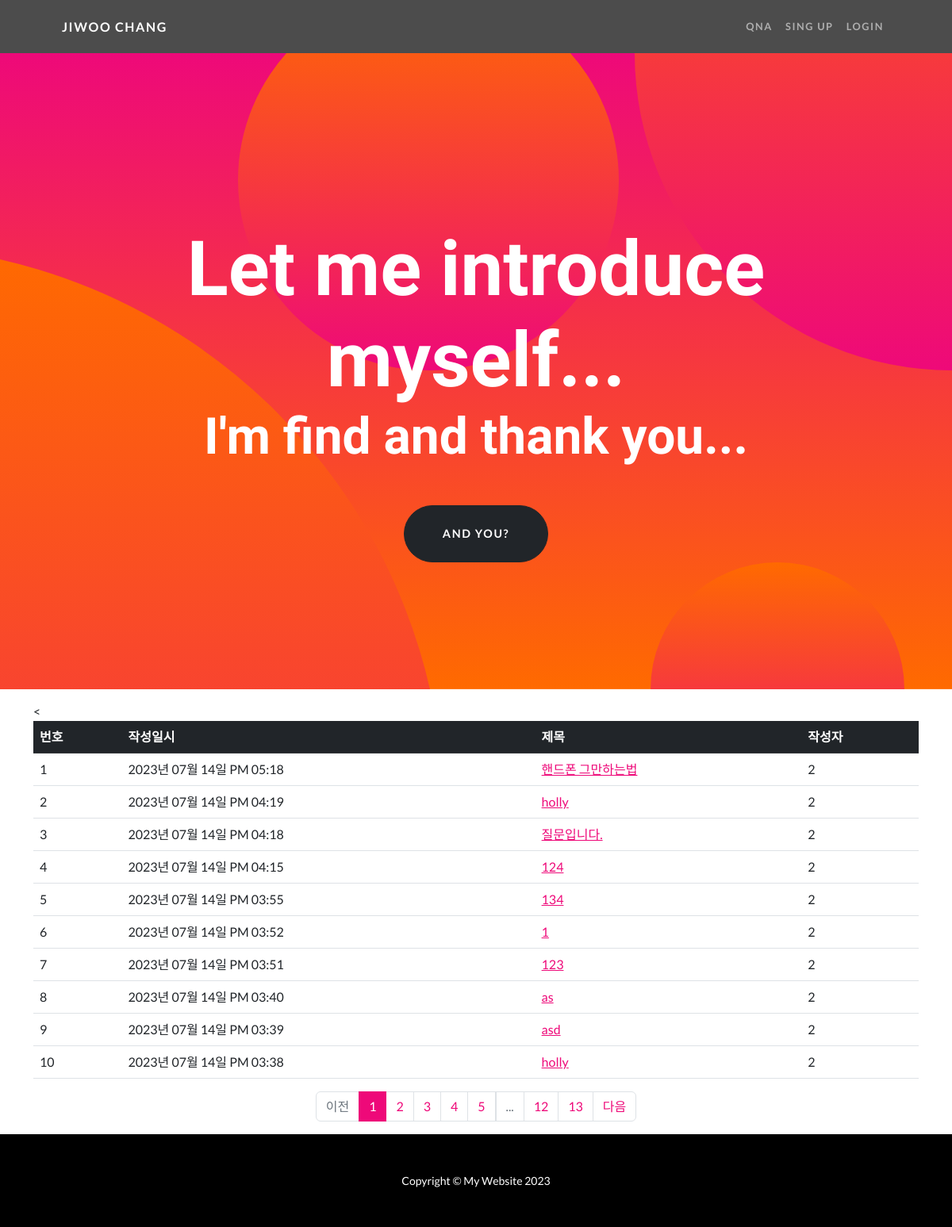
Page /ques/list on the committed database.
### app/models.py (models this page shows)
class Question(db.Model):
    id = db.Column(db.Integer, primary_key=True)
    subject = db.Column(db.String(200), nullable=False)
    content = db.Column(db.Text(), nullable=False)
    create_date = db.Column(db.DateTime(), nullable=False)
    user_id = db.Column(db.Integer, db.ForeignKey('user.id', ondelete='CASCADE'), nullable=False)
    user = db.relationship('User', backref=db.backref('question_set'))

### app/views/question_views.py (the view)
@ques.route('/list')
def list():
    page = request.args.get('page', type=int, default=1)  # 페이지네이션
    question_list = Question.query.order_by(Question.create_date.desc())
    question_list = question_list.paginate(page=page, per_page=10)
    return render_template('question/question_list.html', question_list=question_list)

### app/filter.py (called while the page is built)
def datetime(value, fmt='%Y년 %m월 %d일 %p %I:%M'):
    return value.strftime(fmt)

### app/views/auth_views.py (called while the page is built)
@auth_user.before_app_request
def load_logged_in_user():
    user_id = session.get('user_id')
    if user_id is None:
        g.user = None
    else:
        g.user = User.query.get(user_id)

### app/templates/question/question_list.html (shortened to what this page needs)
{% extends 'base.html' %}
{% block content %}
<div class="container my-3">
    <table class="table">
        <thead>
        <tr class="table-dark">
            <th>번호</th>
            <th>작성일시</th>
            <th>제목</th>
            <<th>작성자</th>
        </tr>
        </thead>
        <tbody>
        {% if question_list %}
        {% for question in question_list.items %}
        <tr>
            <td>{{ ((question_list.page-1) * question_list.per_page) + loop.index }}</td>
            <td>{{ question.create_date | datetime }}</td>
            <td><a href="{{ url_for('question.detail', question_id=question.id) }}">{{ question.subject }}</a></td>
            <td>{{ question.user_id }}</td>
        </tr>
        {% endfor %}
        {% else %}
        <tr>
            <td colspan="3">질문이 없습니다.</td>
        </tr>
        {% endif %}
        </tbody>
    </table>
    <ul class="pagination justify-content-center">
        {% if question_list.has_prev %}
        <li class="page-item">
            <a class="page-link" href="?page={{ question_list.prev_num }}">이전</a>
        </li>
        {% else %}
        <li class="page-item disabled">
            <a class="page-link" tabindex="-1" aria-disabled="true" href="javascript:void(0)">이전</a>
        </li>
        {% endif %}
        {% for page_num in question_list.iter_pages() %}
        {% if page_num %}
        {% if page_num != question_list.page %}
        <li class="page-item">
            <a class="page-link" href="?page={{ page_num }}">{{ page_num }}</a>
        </li>
        {% else %}
        <li class="page-item active" aria-current="page">
            <a class="page-link" href="javascript:void(0)">{{ page_num }}</a>
        </li>
        {% endif %}
        {% else %}
        <li class="disabled">
            <a class="page-link" href="javascript:void(0)">...</a>
        </li>
        {% endif %}
        {% endfor %}
        {% if question_list.has_next %}
        <li class="page-item">
            <a class="page-link" href="?page={{ question_list.next_num }}">다음</a>
        </li>
        {% else %}
        <li class="page-item disabled">
            <a class="page-link" tabindex="-1" aria-disabled="true" href="javascript:void(0)">다음</a>
        </li>
        {% endif %}
    </ul>
</div>
{% endblock %}

### app/templates/base.html (shortened to what this page needs)
<!DOCTYPE html>
<html lang="en">
    <head>
        <link href="{{url_for('static', filename='css/styles.css')}}" rel="stylesheet" />
    </head>
    <body id="page-top">
        {% include 'navbar.html' %}
        <header class="masthead text-center text-white">
            <div class="masthead-content">
                <div class="container px-5">
                    <h1 class="masthead-heading mb-0">Let me introduce myself...</h1>
                    <h2 class="masthead-subheading mb-0">I'm find and thank you...</h2>
                    <a class="btn btn-dark btn-xl rounded-pill mt-5" href="/ques/create">and you?</a>
                </div>
            </div>
            <div class="bg-circle-1 bg-circle"></div>
            <div class="bg-circle-2 bg-circle"></div>
            <div class="bg-circle-3 bg-circle"></div>
            <div class="bg-circle-4 bg-circle"></div>
        </header>
{% block content %}{% endblock %}
<footer class="py-5 bg-black">
    <div class="container px-5"><p class="m-0 text-center text-white small">Copyright &copy; My Website 2023</p></div>
</footer>
</body>
</html>

### app/templates/navbar.html (shortened to what this page needs)
<nav class="navbar navbar-expand-lg navbar-dark navbar-custom sticky-top">
    <div class="container px-5">
        <a class="navbar-brand" href="/" >Jiwoo Chang</a>
        <div class="collapse navbar-collapse" id="navbarSupportedContent">
            <ul class="navbar-nav ms-auto mb-2 mb-lg-0">
                <li class="nav-item"><a class="nav-link" href="/ques/list">qna</a></li>
                {% if g.user %}
                <li class="nav-item"><a class="nav-link" href="/user/logout">logout</a></li>
                {% else %}
                <li class="nav-item"><a class="nav-link" href="/user/signup">sing up</a></li>
                <li class="nav-item"><a class="nav-link" href="/user/login">login</a></li>
                {% endif %}
            </ul>
        </div>
    </div>
</nav>

### rows in the picture
Question: page "1", create_date "2023년 07월 14일 PM 05:18", subject "핸드폰 그만하는법", user_id "2"
Question: user "2", create_date "2023년 07월 14일 PM 04:19", subject "holly", user_id "2"
Question: page "3", create_date "2023년 07월 14일 PM 04:18", subject "질문입니다.", user_id "2"
Question: page "4", create_date "2023년 07월 14일 PM 04:15", subject "124", user_id "2"
Question: page "5", create_date "2023년 07월 14일 PM 03:55", subject "134", user_id "2"
Question: page "6", create_date "2023년 07월 14일 PM 03:52", subject "1", user_id "2"
Question: page "7", create_date "2023년 07월 14일 PM 03:51", subject "123", user_id "2"
Question: page "8", create_date "2023년 07월 14일 PM 03:40", subject "as", user_id "2"
Question: page "9", create_date "2023년 07월 14일 PM 03:39", subject "asd", user_id "2"
Question: page "10", create_date "2023년 07월 14일 PM 03:38", subject "holly", user_id "2"

### other values in the picture
{{ page_num }} "1"
{{ page_num }} "2" "3" "4" "5" "12" "13"
